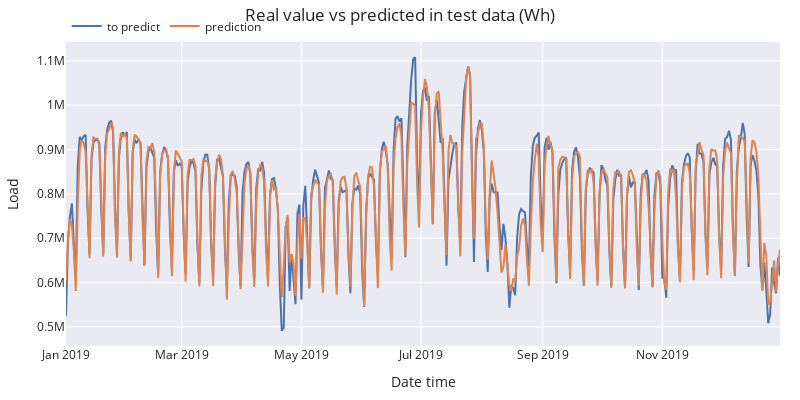

Notebook source saved alongside this figure:
### Markdown cell above
As it can be seen, tuning the hyperparameters has returned a lower MAE, i.e., 21579.71 Wh compared to previous 22473.21 Wh. The new plot of the predictions is provided.

### Code cell
# Plot predictions vs real value
# ======================================================================================
fig = go.Figure()
trace1 = go.Scatter(x=data_test.index, y=data_test['Load'], name="to predict", mode="lines")
trace2 = go.Scatter(x=predictions.index, y=predictions['pred'], name="prediction", mode="lines")
fig.add_trace(trace1)
fig.add_trace(trace2)
fig.update_layout(
    title="Real value vs predicted in test data (Wh)",
    xaxis_title="Date time",
    yaxis_title="Load",
    width=800,
    height=400,
    margin=dict(l=20, r=20, t=35, b=20),
    legend=dict(
        orientation="h",
        yanchor="top",
        y=1.1,
        xanchor="left",
        x=0.001
    )
)

### Figure 1 — Plotly figure (JSON) as saved in the notebook; plotly's stock layout.template omitted (floating-point values rounded to 4 significant figures; data arrays with more than 128 entries replaced by an {"elided": "..."} marker saying what was removed)
{"data": [{"mode": "lines", "name": "to predict", "type": "scatter", "x": {"elided": "365 str values"}, "y": {"elided": "365 float values"}}, {"mode": "lines", "name": "prediction", "type": "scatter", "x": {"elided": "365 str values"}, "y": {"elided": "365 float values"}}], "layout": {"height": 400, "legend": {"orientation": "h", "x": 0.001, "xanchor": "left", "y": 1.1, "yanchor": "top"}, "margin": {"b": 20, "l": 20, "r": 20, "t": 35}, "title": {"text": "Real value vs predicted in test data (Wh)"}, "width": 800, "xaxis": {"title": {"text": "Date time"}}, "yaxis": {"title": {"text": "Load"}}}}
